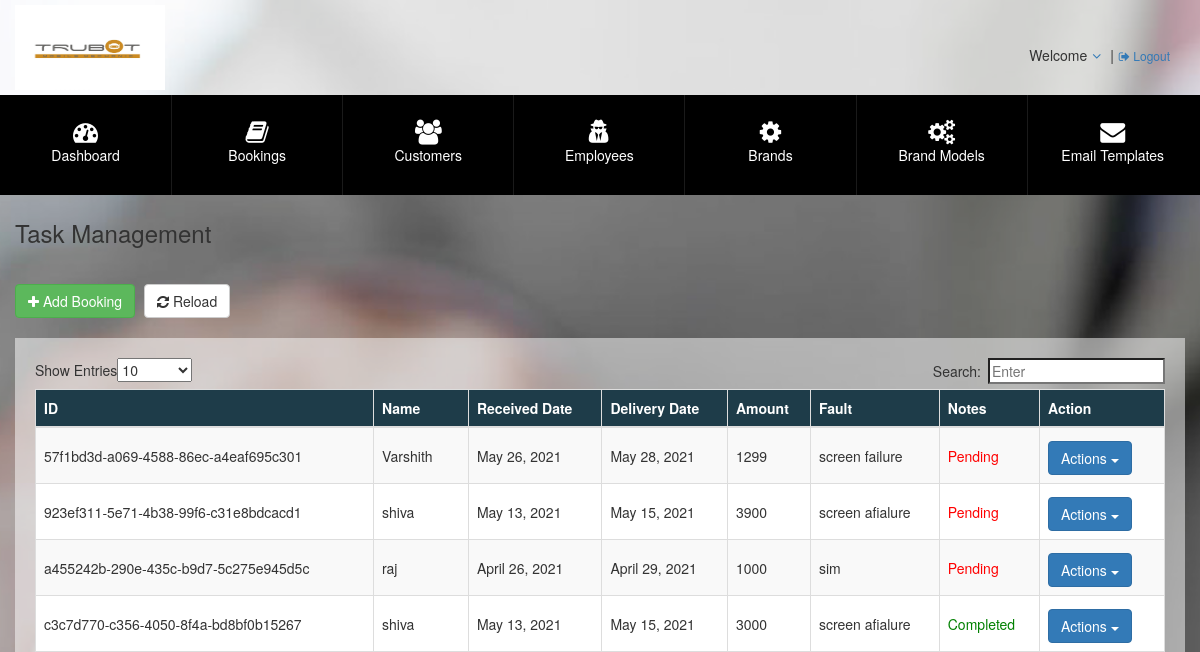
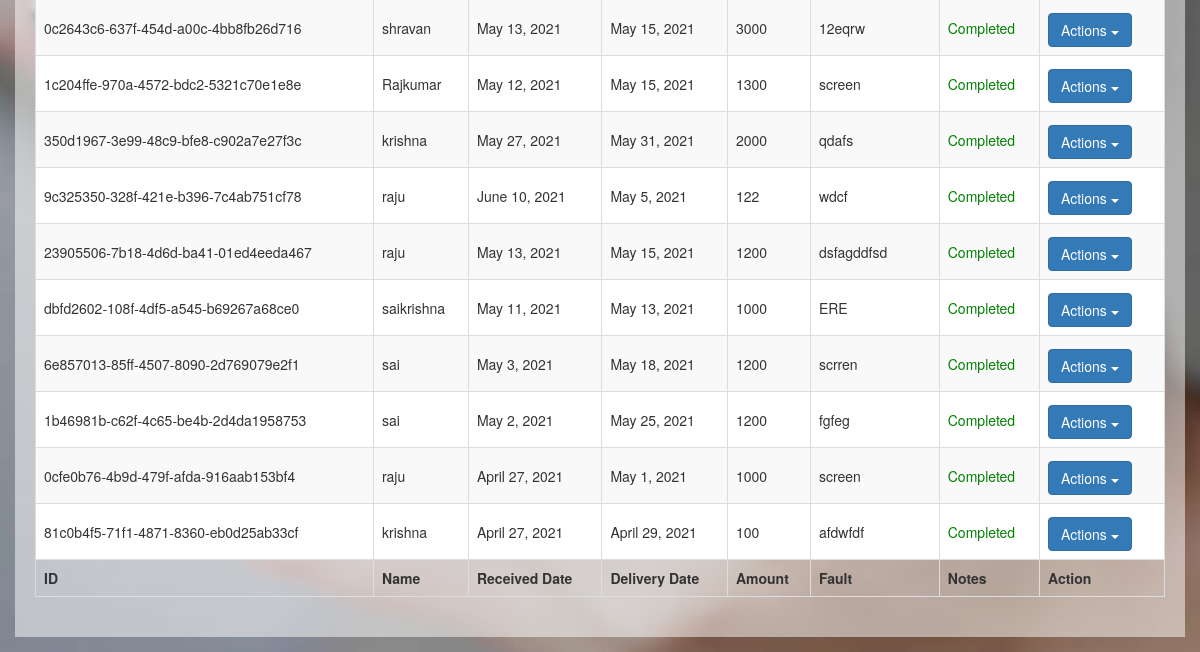
The app's page /bookings/, older data (2 pictures, top to bottom).
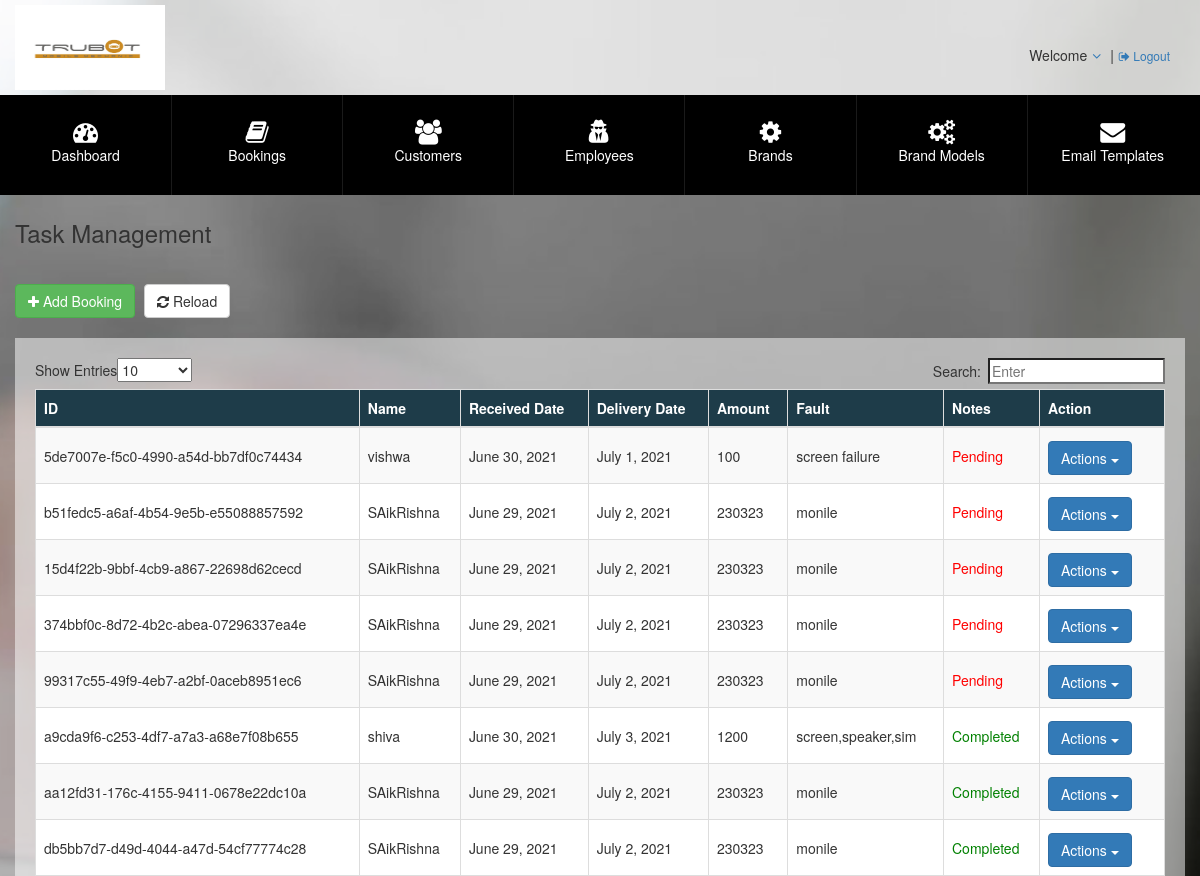
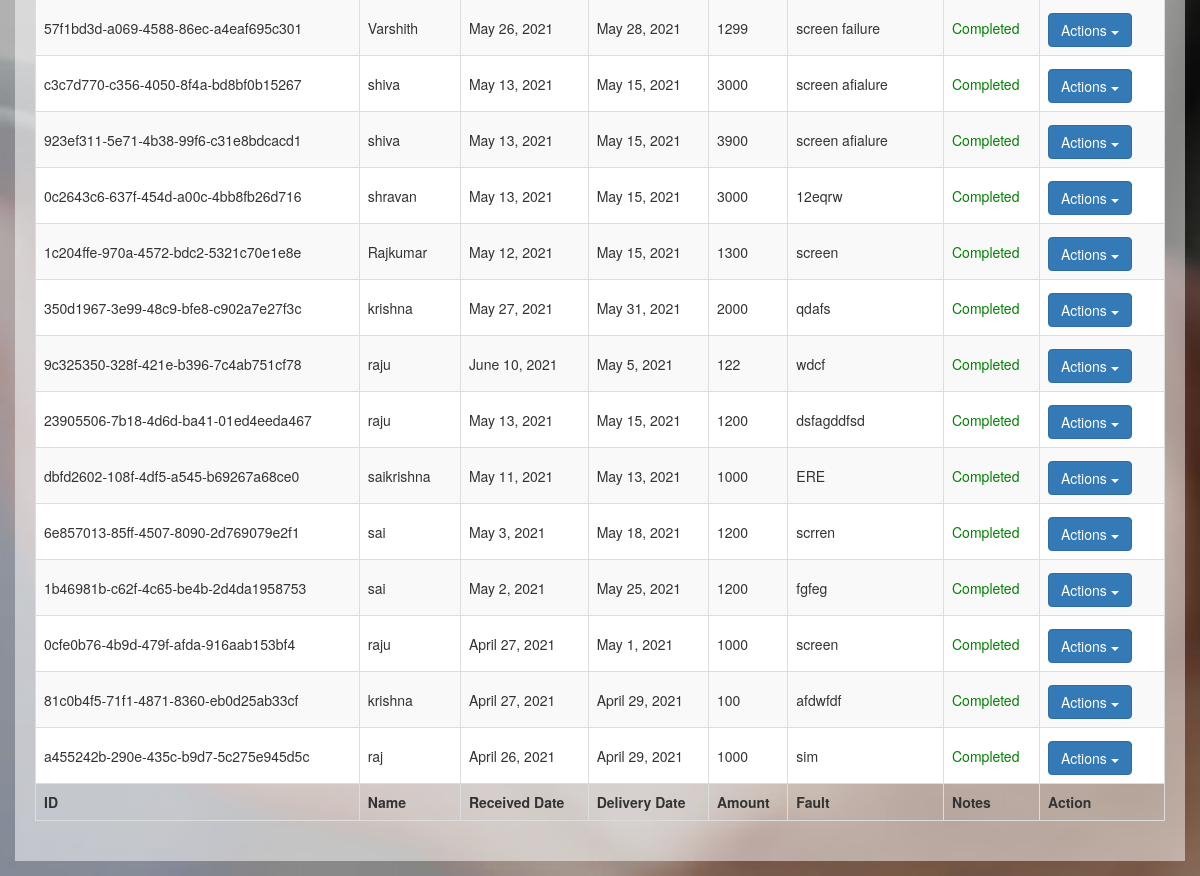
The same page, newer data (2 pictures, top to bottom).
### myapp1/models.py (models this page shows)
class customerentry(models.Model):
    id = ShortUUIDField(primary_key=True, default=uuid.uuid4, editable=False,max_length=6)
    Customername=models.CharField(default="user",max_length=50)
    Receivedate=models.DateField(default=datetime.now())
    Deliverydate=models.DateField(default=datetime.now())
    jobpending=models.CharField(max_length=20)
    Email=models.CharField(max_length=30,default='Trubotattend@gmail.com')
    devicebrand=models.CharField(max_length=10,default="I-Phone")
    model=models.CharField(max_length=10,default="I-Phones")
    imei=models.CharField(max_length=20)
    devicecolour=models.CharField(max_length=10,default="Black")
    providerinfo=models.CharField(max_length=20)
    password=models.CharField(max_length=10)
    fault=models.CharField(max_length=200,default="Error")
    amount=models.IntegerField(default=0)
    power=models.BooleanField(default=False)
    charging=models.BooleanField(default=False)
    display=models.BooleanField(default=False)
    camera=models.BooleanField(default=False)
    battery=models.BooleanField(default=False)
    pictures=models.ImageField(upload_to='device_images',blank=True)
    others=models.TextField(max_length=200)
    parts=models.TextField(max_length=120,default="NOTHING YET")
    status=models.BooleanField(default=False)

### myapp1/views.py (the view)
# urls.py: path('bookings/',views.viewjob),
def viewjob(request):
    data=customerentry.objects.all().order_by('-status')
    bookings=[obj.__dict__ for obj in data]
    bookings=bookings[::-1]
    return render(request,'booking.html',{"bookings":bookings})

### templates/booking.html (shortened to what this page needs)
{% extends 'main.html' %}
{% block content %}
{%load static%}
<div id="content">
    <div class="filterBar">
        <div class="container">
            <h3>Task Management</h3>
            <br />
            <button class="btn btn-success" onclick=window.location.href="/add"><i class="fa fa-plus"></i> Add Booking</button>
            <button class="btn btn-default" onclick="load()"><i class="fa fa-refresh"></i> Reload</button>
            <br />
            <br />
            <div id="table_wrapper" class="dataTables_wrapper">
            <div class="dataTables_length" id="table_length">
                <label>Show Entries<select name="table_length" aria-controls="table" class="">
                    <option value="10">10</option><option value="25">25</option><option value="50">50</option><option value="100">100</option></select></label></div>
            <div id="table_filter" class="dataTables_filter">
                <label>Search:<input type="search" class="" placeholder="Enter" aria-controls="table"></label></div>
            <table id="table" class="table table-striped table-bordered" cellspacing="0" width="100%">
                <thead>
                    <tr >
                        <th>ID</th>
                        <th>Name</th>
                        <th>Received Date</th>
                        <th>Delivery Date</th>
                        <th>Amount</th>
                        <th>Fault</th>
                        <th>Notes</th>
                        <th style="width:125px;">Action</th>
                    </tr>
                </thead>
                <tbody>
                    {%for i in bookings%}
                    <tr role="row" class="odd">
                        <td>{{i.id}}</td>
                        <td>{{i.Customername}}</td>
                        <td>{{i.Receivedate}}</td>
                        <td>{{i.Deliverydate}}</td>
                        <td>{{i.amount}}</td>
                        <td>{{i.fault}}</td>
                        {% if i.status %}
                        <td style="color: green;">Completed</td>
                        {%else%}
                        <td style="color: red;">Pending</td>
                        {%endif%}
                        <td><div class="dropdown">
                            <button class="btn btn-primary dropdown-toggle" type="button" data-toggle="dropdown">Actions
                            <span class="caret"></span></button>
                            </div></td>
                    </tr>
                    {% endfor %}
                </tbody>
                <tfoot>
                    <tr >
                        <th>ID</th>
                        <th>Name</th>
                        <th>Received Date</th>
                        <th>Delivery Date</th>
                        <th>Amount</th>
                        <th>Fault</th>
                        <th>Notes</th>
                        <th style="width:125px;">Action</th>
                    </tr>
                </tfoot>
            </table>
        </div>
    </div>
</div>
{%  endblock %}

### templates/main.html (shortened to what this page needs)
{% load static %}
<!doctype html>
<html>
<head>
<link href="{%static 'styles/styles.css'%} " rel="stylesheet">
<link rel="stylesheet" href="https://maxcdn.bootstrapcdn.com/bootstrap/3.4.1/css/bootstrap.min.css">
<link href="{% static 'styles/customstyles.css' %}" rel="stylesheet">
<link href="{%static 'styles/parsley.css'%}" rel="stylesheet">
<link href="{%static 'styles/magnific-popup.css' %}" rel="stylesheet">
<link href="{%static 'styles/dataTables.bootstrap.css'%}" rel="stylesheet">
<link href="{%static 'styles/bootstrap-datepicker.css'%}" rel="stylesheet">
<link href="{%static 'styles/chosen.css'%}" rel="stylesheet">
<link rel="stylesheet" href="https://cdnjs.cloudflare.com/ajax/libs/font-awesome/4.7.0/css/font-awesome.min.css">
</head>
<body style="background-image:url({%static 'background.jpg' %})">
<div id="superdiv">
  <header id="header">
    <div class="container">
      <div class="row">
        <aside class="logo pull-left"><img src="{%static 'logo1.jpg'%}" alt="Trubot" height="85" width="150"></aside>
        <div class="usrOpt no-pad col-md-6 pull-right">
          <div class="statusBar"> <span class="pull-left">Welcome {{request.user.username}}</span>
            <div class="dropdown pull-left"> <a data-toggle="dropdown" aria-haspopup="true" aria-expanded="false" class="pad-5 btn-useropt cursor"> <i class="fa fa-angle-down"></i> </a> |
            </div>
            <a href="/logout" class="pad-5 f12"><i class="fa fa-sign-out"></i> Logout</a> </div>
        </div>
      </div>
    </div>
    <nav id="mainMenu">
      <div class="container">
        <div class="row">
          <ul class="topMenu">
            <li > <a href="/"><i class="fa fa-dashboard"></i><br>
              Dashboard</a> </li>
            <li > <a href="/bookings"><i class="fa fa-book"></i><br>
              Bookings</a> </li>
            <li > <a href="/customers"><i class="fa fa-users"></i><br>
              Customers</a> </li>
            <li> <a href="/Employees"><i class="fa fa-user-secret"></i><br>
              Employees</a> </li>
            <li> <a href="/brands"><i class="fa fa-cog"></i><br>
              Brands</a> </li>
            <li > <a href="#"><i class="fa fa-cogs"></i><br>
              Brand Models</a> </li>
            <li> <a href="#"><i class="fa fa-envelope"></i><br>
              Email Templates</a> </li>
          </ul>
        </div>
      </div>
    </nav>
  </header>
</div>
{% block content %}
{% endblock %}
</body>
</html>

### static/styles/styles.css (style rules this page uses)
* { box-sizing: border-box }
html { overflow: auto }
body { background: url(../images/background.jpg) no-repeat top center fixed #7c1703; background-size: cover; font: normal 14px "open_sansregular", Calibri, sans-serif, Arial; padding: 0; margin: 0 }
img, .noborder, .noborder td { border: none !important }
.cursor { cursor: pointer }
h1, h2, h3, h4, h5, h6 { font-weight: normal; color: rgba(0,0,0,0.8); padding: 3px 0; margin: 0 0 10px }
h3 { font-size: 22px }
A { color: rgba(0,0,0,0.8); text-decoration: none; outline: none }
.floatfix:before, .floatfix:after, .container:before, .container:after { content: ""; display: table }
.container:after, .floatfix:after { clear: both }
.floatfix, .container { zoom: 1 }
.f12 { font-size: 12px !important }
.no-pad { padding: 0 !important }
.pad-5 { padding: 5px !important }
table th, table.pad-tbl td { padding: 5px }
.container { width: auto; margin: 0 auto; padding: 5px; position: relative }
.form button, .form [type=submit], .form [type=button], .form [type=reset], .form .btn, .btn-lime, .btn, .btn-default { background: rgba(0,0,0,0.8); min-width: 120px; color: #fff; font-size: 16px; padding: 6px 8px; margin: 5px 5px 5px 0; display: table; outline: none !important; -webkit-transition: all 0.6s ease-in-out; -moz-transition: all 0.6s ease-in-out; transition: all 0.6s ease-in-out }
#header { background: rgba(255,255,255,0.6) }
#header .usrOpt { margin: 30px 0 0; text-align:right; }
#header #mainMenu { background: rgba(0,0,0,1); padding: 0 }
#header #mainMenu .container { padding: 0 }
#header #mainMenu .topMenu { padding: 0; margin: 0 }
#header #mainMenu .topMenu::after { clear: both; content: ""; display: table }
#header #mainMenu .topMenu>li { list-style: none; float: left; font-weight: 300; text-align: center; border-left: 1px rgba(255,255,255,0.1) solid; position: relative; width: 14.26% }
#header #mainMenu .topMenu>li:first-of-type { border: none }
#header #mainMenu .topMenu>li a { color: #fff; height: 100px; text-decoration: none; padding: 25px 10px; display: block; outline: none; -webkit-transition: all 0.3s ease-in-out; -moz-transition: all 0.3s ease-in-out; transition: all 0.3s ease-in-out }
#header #mainMenu .topMenu>li a .fa { font-size: 25px }
#content .container { padding: 0 }
#content .filterBar { background: rgba(0,0,0,0.3) }
#content .filterBar::after { clear: both; content: ""; display: table }
#content .filterBar .container { padding: 2px 0 15px }
.table-striped > tbody > tr { background-color:#fff; }
.table-striped > tbody > tr:nth-of-type(2n+1) { background-color:#ddd; }
.table-striped > tbody > tr > td { vertical-align:middle !important; }
.table-bordered > thead > tr > th { background-color:#1E3C49; color:#fff; }
.btn { min-width:auto }
.statusBar { display:inline-block; margin-top: 10px; margin-right: 10px; }
.dataTables_length { float: left; }
.dataTables_filter { float:right; }
.dataTables_wrapper { background-color: rgba(255, 255, 255, 0.5); padding: 20px; }

Row changes from the older to the newer data that the page shows:
added customerentry: id "5de7007e-f5c0-4990-a54d-bb7df0c74434", Customername "vishwa", Receivedate "June 30, 2021", Deliverydate "July 1, 2021", amount "100", fault "screen failure", shows "Pending"
added customerentry: id "b51fedc5-a6af-4b54-9e5b-e55088857592", Customername "SAikRishna", Receivedate "June 29, 2021", Deliverydate "July 2, 2021", amount "230323", fault "monile", shows "Pending"
added customerentry: id "15d4f22b-9bbf-4cb9-a867-22698d62cecd", Customername "SAikRishna", Receivedate "June 29, 2021", Deliverydate "July 2, 2021", amount "230323", fault "monile", shows "Pending"
added customerentry: id "374bbf0c-8d72-4b2c-abea-07296337ea4e", Customername "SAikRishna", Receivedate "June 29, 2021", Deliverydate "July 2, 2021", amount "230323", fault "monile", shows "Pending"
added customerentry: id "99317c55-49f9-4eb7-a2bf-0aceb8951ec6", Customername "SAikRishna", Receivedate "June 29, 2021", Deliverydate "July 2, 2021", amount "230323", fault "monile", shows "Pending"
added customerentry: id "a9cda9f6-c253-4df7-a7a3-a68e7f08b655", Customername "shiva", Receivedate "June 30, 2021", Deliverydate "July 3, 2021", amount "1200", fault "screen,speaker,sim", shows "Completed"
added customerentry: id "aa12fd31-176c-4155-9411-0678e22dc10a", Customername "SAikRishna", Receivedate "June 29, 2021", Deliverydate "July 2, 2021", amount "230323", fault "monile", shows "Completed"
added customerentry: id "db5bb7d7-d49d-4044-a47d-54cf77774c28", Customername "SAikRishna", Receivedate "June 29, 2021", Deliverydate "July 2, 2021", amount "230323", fault "monile", shows "Completed"
changed customerentry "57f1bd3d-a069-4588-86ec-a4eaf695c301": text "Pending" → "Completed"
shown differently, row unchanged: customerentry "c3c7d770-c356-4050-8f4a-bd8bf0b15267": moves up the list
changed customerentry "923ef311-5e71-4b38-99f6-c31e8bdcacd1": text "Pending" → "Completed"
changed customerentry "raj": text "Pending" → "Completed"; moves down the list
